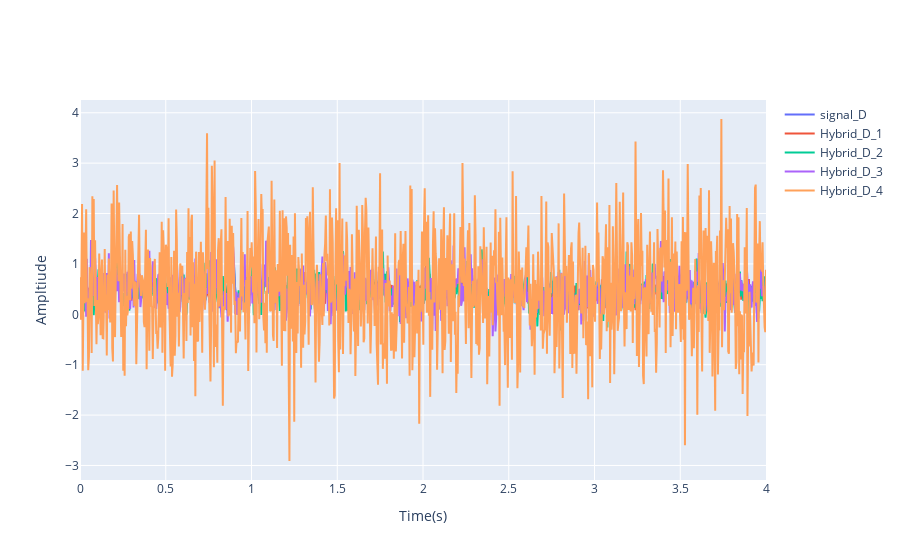

Source (notebook cell):
### Code cell
fig = go.Figure()
N = 1000
# len, mu, sig
x_axis = np.linspace(0 , 4, N)

fig.add_traces(go.Scatter( 
                        x = x_axis, y = signal_D, mode='lines', name= 'signal_D'))
fig.add_traces(go.Scatter(
                        x = x_axis, y = signal_D + noise_load_1, mode='lines', name = 'Hybrid_D_1'))
fig.add_traces(go.Scatter(
                        x = x_axis, y = signal_D + noise_load_2, mode='lines', name = 'Hybrid_D_2'))
fig.add_traces(go.Scatter(
    
                        x = x_axis, y = signal_D + noise_load_3, mode='lines', name= 'Hybrid_D_3'))

fig.add_traces(go.Scatter(
                        x = x_axis, y =  signal_D + noise_load_4, mode='lines', name= 'Hybrid_D_4'))
fig.update_layout(
    xaxis_title = 'Time(s)',
    yaxis_title = 'Ampltiude',
)

### Figure 1 — Plotly figure (JSON) as saved in the notebook; plotly's stock layout.template omitted (floating-point values rounded to 4 significant figures; data arrays with more than 128 entries replaced by an {"elided": "..."} marker saying what was removed)
{"data": [{"mode": "lines", "name": "signal_D", "type": "scatter", "x": {"elided": "1000 float values"}, "y": {"elided": "1000 float values"}}, {"mode": "lines", "name": "Hybrid_D_1", "type": "scatter", "x": {"elided": "1000 float values"}, "y": {"elided": "1000 float values"}}, {"mode": "lines", "name": "Hybrid_D_2", "type": "scatter", "x": {"elided": "1000 float values"}, "y": {"elided": "1000 float values"}}, {"mode": "lines", "name": "Hybrid_D_3", "type": "scatter", "x": {"elided": "1000 float values"}, "y": {"elided": "1000 float values"}}, {"mode": "lines", "name": "Hybrid_D_4", "type": "scatter", "x": {"elided": "1000 float values"}, "y": {"elided": "1000 float values"}}], "layout": {"xaxis": {"title": {"text": "Time(s)"}}, "yaxis": {"title": {"text": "Ampltiude"}}}}
